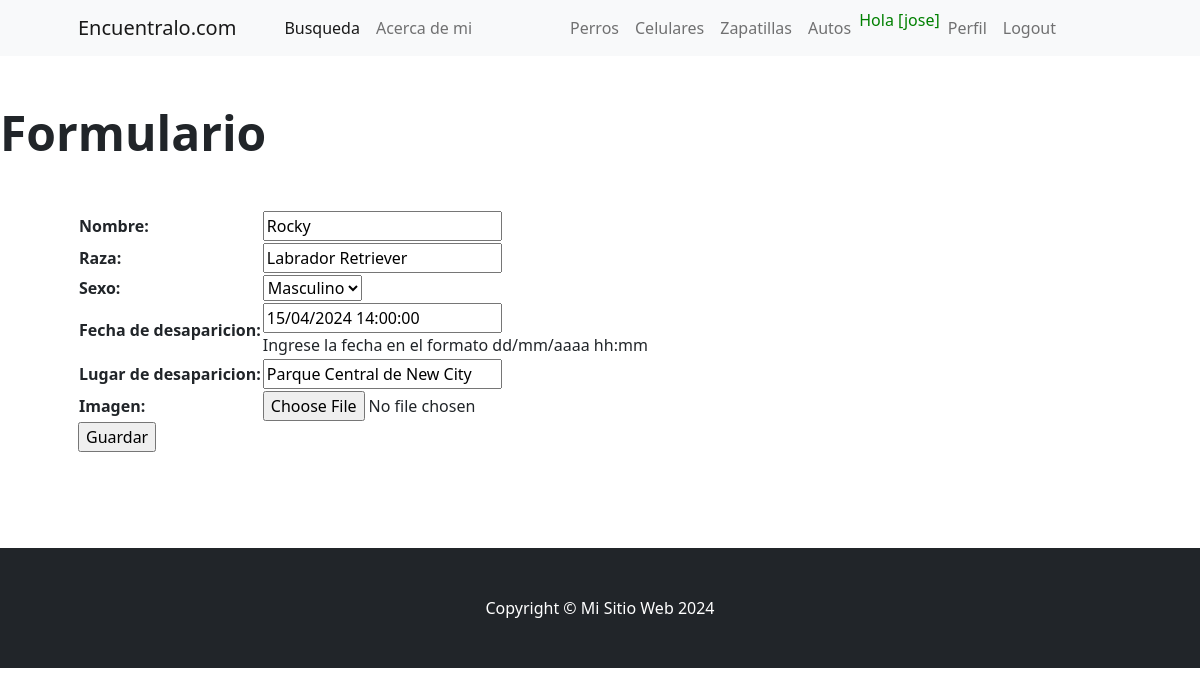
Page /perro_update/9/ (signed in) on the committed database.
### aplicacion/models.py (models this page shows)
class Perro(models.Model):
    sexo_opciones = (
        ('M', 'Masculino'),
        ('F', 'Femenino'),
    )
    nombre = models.CharField(max_length=100)
    raza = models.CharField(max_length=100)
    sexo = models.CharField(max_length=1, choices=sexo_opciones)
    fecha_de_desaparicion = models.DateTimeField(help_text="Ingrese la fecha en el formato dd/mm/aaaa hh:mm")
    lugar_de_desaparicion = models.CharField(max_length=100)
    imagen = models.ImageField(null=True, blank= True, upload_to='imagenes_perro/')

### aplicacion/views.py (the view)
# urls.py: path('perro_update/<int:pk>/', PerroUpdate.as_view(), name='perro_update'),
class PerroUpdate(LoginRequiredMixin, UpdateView):
    model = Perro
    fields = '__all__'
    success_url = reverse_lazy('perros')

### aplicacion/templates/aplicacion/perro_form.html (shortened to what this page needs)
{% extends 'aplicacion/index.html' %}
{% block product_section %}
<section class="py-5">
    <h1 class="display-5 fw-bolder">Formulario</h1>
    <div class="container px-4 px-lg-5 my-5">
        <div class="row gx-4 gx-lg-5 align-items-center">
            <form action="" method = "post">
                <table>
                    {{form.as_table}}
                </table>
                <input type="submit" value="Guardar">
            </form>
        </div>
    </div>
</section>
{% endblock product_section %}

### aplicacion/templates/aplicacion/index.html (shortened to what this page needs)
<!DOCTYPE html>
<html lang="en">
    <head>
        {% load static %}
        <link href="https://cdn.jsdelivr.net/npm/bootstrap-icons@1.5.0/font/bootstrap-icons.css" rel="stylesheet" />
        <link href="{% static 'css/styles.css' %}" rel="stylesheet" />
    </head>
    <body>
        <nav class="navbar navbar-expand-lg navbar-light bg-light">
            <div class="container px-4 px-lg-5">
                <a class="navbar-brand" href="{% url 'home' %}">Encuentralo.com</a>
                <div class="collapse navbar-collapse" id="navbarSupportedContent">
                    <ul class="navbar-nav me-auto mb-2 mb-lg-0 ms-lg-4">
                        <li class="nav-item"><a class="nav-link active" aria-current="page" href="{% url 'buscar_perros' %}">Busqueda</a></li>
                        <li class="nav-item"><a class="nav-link" href="{% url 'acerca_de_mi' %}">Acerca de mi</a></li>
                    </ul>
                    {% if user.is_authenticated %}
                    <ul class="navbar-nav me-auto mb-2 mb-lg-0 ms-lg-4">
                        <li class="nav-item"><a class="nav-link" href="{% url 'perros' %}">Perros</a></li>
                        <li class="nav-item"><a class="nav-link" href="{% url 'celulares' %}">Celulares</a></li>
                        <li class="nav-item"><a class="nav-link" href="{% url 'zapatillas' %}">Zapatillas</a></li>
                        <li class="nav-item"><a class="nav-link" href="{% url 'autos' %}">Autos</a></li>
                        <li class="nav-item"><p style="color:green">Hola [{{user.username}}]</p></li>
                        <li class="nav-item"><a class="nav-link" href="{% url 'perfil' %}">Perfil</a></li>
                        <li class="nav-item"><a class="nav-link" href="{% url 'logout' %}">Logout</a></li>
                    </ul>
                    {% else %}
                    <ul class="navbar-nav me-auto mb-2 mb-lg-0 ms-lg-4">
                        <li class="nav-item"><a class="nav-link" href="{% url 'login' %}">Login</a></li>
                        <li class="nav-item"><a class="nav-link" href="{% url 'registrar' %}">Registrar</a></li>
                    </ul>
                    {% endif %}
                </div>
            </div>
        </nav>
        {% block product_section %}{% endblock product_section %}
        <footer class="py-5 bg-dark">
            <div class="container"><p class="m-0 text-center text-white">Copyright &copy; Mi Sitio Web 2024</p></div>
        </footer>
    </body>
</html>

### rows in the picture
Perro: nombre "Rocky", raza "Labrador Retriever", sexo "Masculino", fecha_de_desaparicion "15/04/2024 14:00:00", lugar_de_desaparicion "Parque Central de New City"

### other values in the picture
{{ user.username }} "jose"
